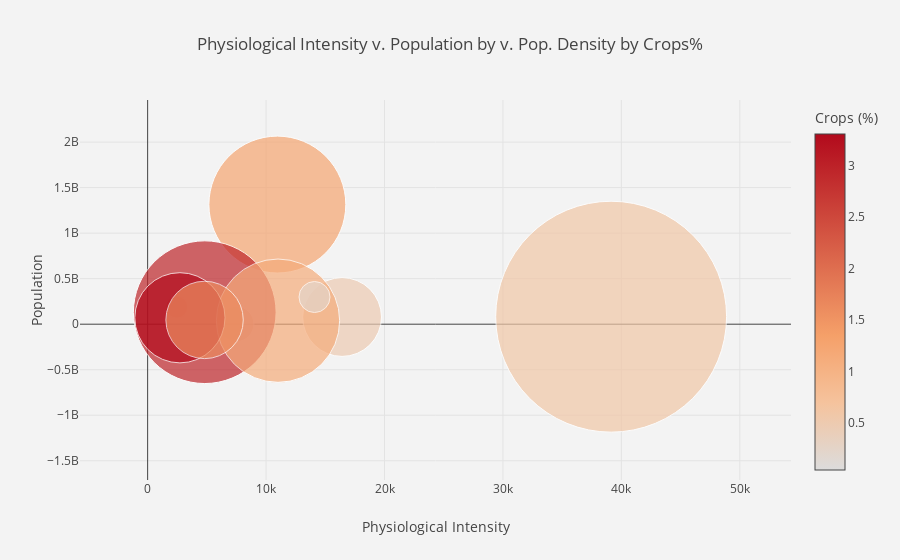

The notebook cell this image was saved under:
### Code cell
trace0 = go.Scatter(
    x=max_pop["Physiological Intensity(sq.mi.)"],
    y=max_pop["Population"],
    text=max_pop.Country ,
    mode='markers',
    marker=dict(
        colorbar = {'title':'Crops (%)'},
        color=max_pop["Crops (%)"],
        size=max_pop["Pop. Density (per sq. mi.)"],
        showscale=True
    )
)

data3 = [trace0]
layout = go.Layout(
    title='Physiological Intensity v. Population by v. Pop. Density by Crops% ',
    xaxis=dict(
        title='Physiological Intensity',
    ),
    yaxis=dict(
        title='Population',
    ),
    paper_bgcolor='rgb(243, 243, 243)',
    plot_bgcolor='rgb(243, 243, 243)',
)
fig = go.Figure(data = data3, layout = layout)
iplot(fig)

### Figure 1 — Plotly figure (JSON) as saved in the notebook; plotly's stock layout.template omitted (floating-point values rounded to 4 significant figures)
{"data": [{"marker": {"color": [0.04, 0.9, 1.25, 0.48, 0.59, 0.47, 2.96, 1.12, 3.31, 1.61, 0.22], "colorbar": {"title": {"text": "Crops (%)"}}, "showscale": true, "size": [2.6, 22.1, 136.9, 78.8, 230.9, 35.2, 142.7, 123.3, 90.2, 77.4, 31]}, "mode": "markers", "text": ["Australia ", "Brazil ", "China ", "Egypt ", "Germany ", "Latvia ", "Nigeria ", "Poland ", "Turkey ", "Ukraine ", "United States "], "type": "scatter", "uid": "245a0d3b-c636-46be-aee7-2d1d6051614c", "x": [6500, 2456.0, 10950.0, 16420.0, 39140.0, 7489.0, 4821.0, 11010.0, 2725.0, 4807.0, 14090.0], "y": [20264082, 188078227, 1313973713, 78887007, 82422299, 2274735, 131859731, 38536869, 70413958, 46710816, 298444215]}], "layout": {"paper_bgcolor": "rgb(243, 243, 243)", "plot_bgcolor": "rgb(243, 243, 243)", "title": {"text": "Physiological Intensity v. Population by v. Pop. Density by Crops% "}, "xaxis": {"title": {"text": "Physiological Intensity"}}, "yaxis": {"title": {"text": "Population"}}}}
